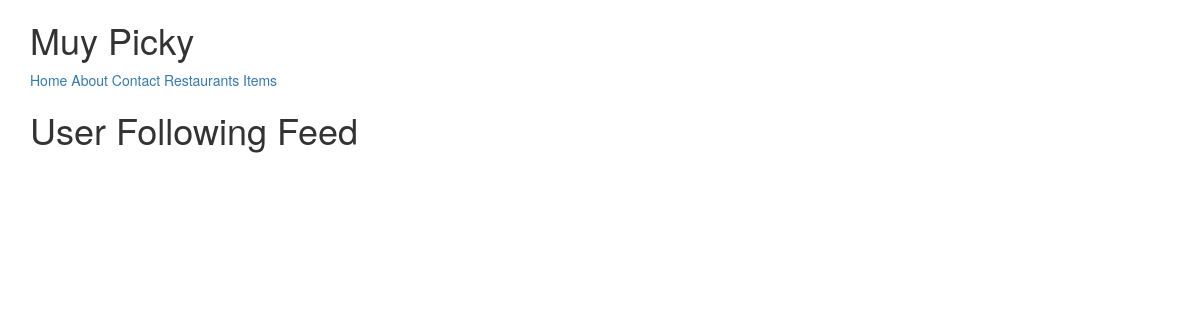
The app's page / (signed in), older data.
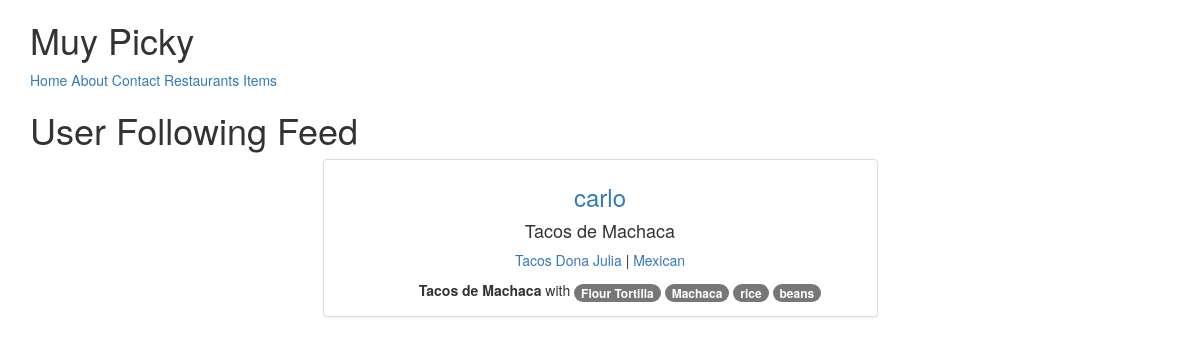
The same page, newer data.
### menus/models.py (models this page shows, shortened)
class Item(models.Model):
    user         = models.ForeignKey(settings.AUTH_USER_MODEL)
    restaurant   = models.ForeignKey(RestaurantLocation)
    name         = models.CharField(max_length=120)
    contents     = models.TextField(help_text='Separate each item by comma')
    excludes     = models.TextField(blank=True, null= True, help_text='Separate each item by comma')
    public       = models.BooleanField(default=True)
    timestamp    = models.DateTimeField(auto_now_add=True)
    updated      = models.DateTimeField(auto_now=True)
    class Meta:
        ordering =['-updated', '-timestamp']
    def get_contents(self):
        return self.contents.split(",")

### restaurants/models.py (models this page shows, shortened)
class RestaurantLocation(models.Model):
    owner       =    models.ForeignKey(User)
    name        =    models.CharField(max_length=120)
    location    =    models.CharField(max_length=120, null = True, blank = True)
    category    =    models.CharField(max_length=120, null=True, blank=True, validators=[validate_category])
    timestamp   =    models.DateTimeField(auto_now_add=True)
    updated     =    models.DateTimeField(auto_now=True)
    slug        =    models.SlugField(null=True, blank=True)
    objects = RestaurantLocationManager()
    @property
    def title(self):
        return self.name

### menus/views.py (the view)
# urls.py: url(r'^$',HomeView.as_view(),name ='home'),
class HomeView(View):
    def get(self,request, *args, **kwars):
        if not request.user.is_authenticated():
           return render(request, "home.html", {})
        user = request.user
        is_following_user_ids = [x.user.id for x in user.is_following.all()]
        qs  = Item.objects.filter(user__id__in=is_following_user_ids, public=True)
        return render(request, "menus/home-feed.html", {'object_list': qs})

### menus/templates/menus/home-feed.html (shortened to what this page needs)
{% extends "base.html" %}
{% block content %}
<h1>User Following Feed</h1>
    {% for obj in object_list %}{% csrf_token %}
    <div class='row'>
        <div class='col-sm-6 text-center col-sm-offset-3'>
            <div class='thumbnail'>
            <h3><a href='{% url "profiles:detail" username=obj.user.username %}'>{{ obj.user }}</a></h3>
            <h4>{{ obj.name }}</h4>
            <p> <a href='{% url "profiles:detail" username=obj.user.username %}?q={{ obj.restaurant.title }}' >{{ obj.restaurant.title }}  </a>| <a href='{% url "profiles:detail" username=obj.user.username %}?q={{ obj.restaurant.category }}'>{{ obj.restaurant.category }}</a></p>
        <ul>
             {% for item in obj.restaurant.item_set.all %}
                     <b style='margin-bottom: 15px;'>{{ item.name }}</b> with
                       {% for ing in item.get_contents %}
                            <a href='{% url "profiles:detail" username=obj.user.username  %}?q={{ ing }}'><span class='badge badge-default'>{{ ing }}</span></a>
                       {% endfor %}
           {% endfor %}
        </ul>
    </div>
</div>
    </div>
    {% endfor %}
{% endblock %}

### templates/base.html (shortened to what this page needs)
<!DOCTYPE html>
<html>
<head>
        {% include 'snippets/css.html' %}
</head>
    <body>
         {% include 'snippets/nav.html' %}
        <div class='container'>
            {% block content%} {% endblock content %}
        </div>
    </body>
</html>

### templates/snippets/nav.html
<div class='container'>
        <h1>Muy Picky</h1>
        <a href='{% url "home" %}'>Home</a>
        <a href='{% url "about" %}'>About</a>
        <a href='{% url "contact" %}'>Contact</a>
        {% if request.user.is_authenticated %}
                <a href='{% url "restaurants:list" %}'>Restaurants</a>
                <a href='{% url "menus:list" %}'>Items</a>
        {% endif %}
</div>

Row changes from the older to the newer data that the page shows:
added Item: user "carlo", name "Tacos de Machaca", restaurant "Tacos Dona Julia", restaurant.category "Mexican", get_contents "Flour Tortilla" "Machaca" "rice" "beans"
